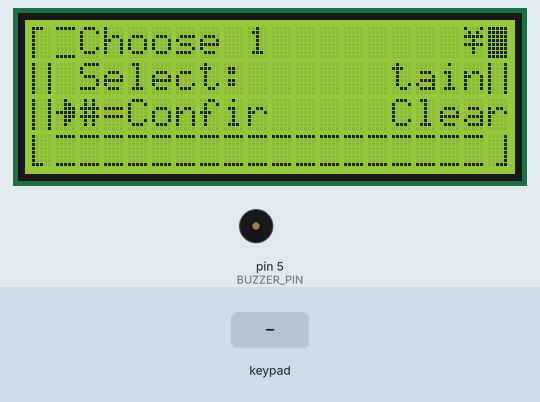
A sketch run on a simulated Arduino Uno, built with avr-gcc and run on an emulated ATmega328P. Parts: 20×4 character LCD, buzzer (waves = sounding). The test bench sets the inputs (shaded band). What the sketch prints to the serial monitor is not drawn.

Above: at 0.83 s.
1.5 s: keypad keys 0 1 2 3 # pressed 0.4 s apart
At 4.3 s:
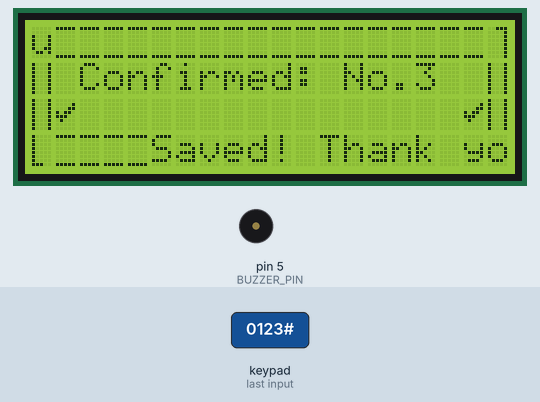
5.0 s: key '1' pressed
At 6.3 s:
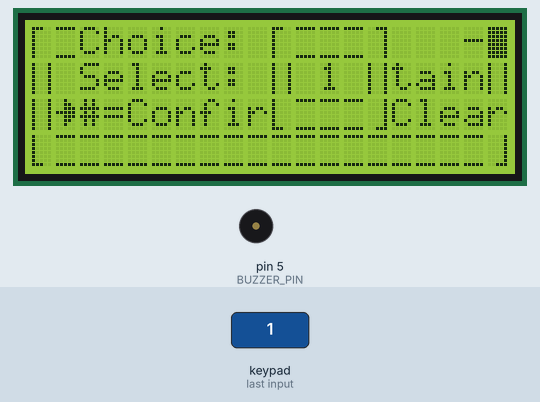
7.3 s: key '0' pressed
At 8.58 s:
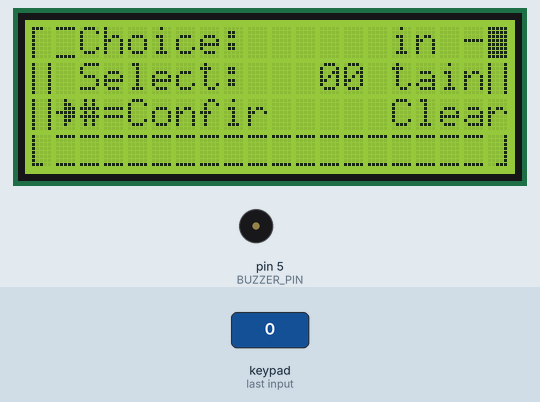
9.5 s: key '#' pressed
At 10.5 s:
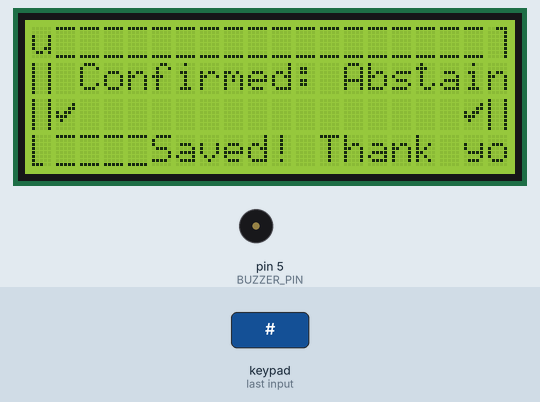
11.6 s: keypad keys 4 5 6 7 # pressed 0.4 s apart
At 12.85 s:
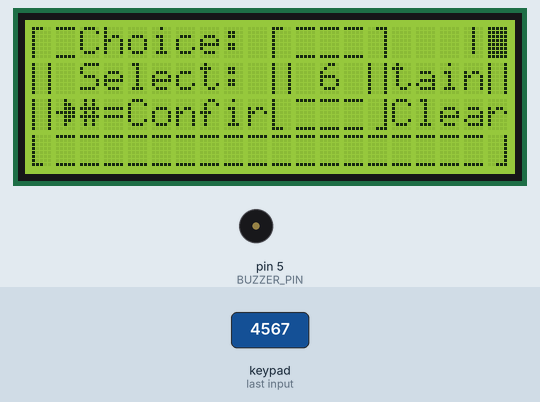
Timing chart, 0 to 15.4 s (numbered marks = the images above; inputs shaded):
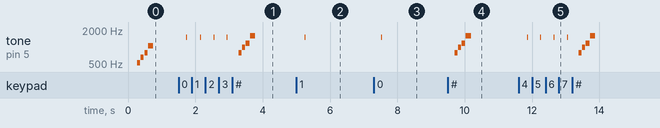

The sketch:

arduino.ino
```cpp
/*
  UNO + LCD 20x4 I2C (HW-061) + Keypad 4x4 via PCF8574 (I2C) + Buzzer "Arcade" SFX
  - 0..9 เลือก, '*'=ล้าง (เสียงลง), '#'=ยืนยัน (แฟนแฟร์ 4 โน้ต)
  - A/B/C/D = คลิกโทนสูง
  - ยืนยันแล้วส่ง "CF:X" ทาง Serial (ไป ESP32/PC)
  - ไม่มี thermal printer

  Wiring:
    I2C: A4=SDA, A5=SCL → LCD(0x27/0x3F) + PCF8574(keypad=0x20)
    Buzzer (2 ขา):
      Passive piezo: + → D5 (ผ่าน R 100–220Ω แนะนำ), − → GND
      Active buzzer : + → D5 (ตั้ง BUZZER_PASSIVE เป็น 0),       − → GND
*/

#include <Wire.h>
#include <LiquidCrystal_I2C.h>
#include <Keypad.h>
#include <Keypad_I2C.h>

// ===== BUZZER CONFIG =====
#define BUZZER_PIN     5      // D5
#define BUZZER_PASSIVE 1      // 1=Passive piezo (tone/noTone), 0=Active buzzer (on/off)

// ===== I2C addresses =====
#define LCD_ADDR     0x27
#define KEYPAD_ADDR  0x20

LiquidCrystal_I2C lcd(LCD_ADDR, 20, 4);

// ===== Keypad map 4x4 =====
const byte ROWS = 4, COLS = 4;
char keys[ROWS][COLS] = {
  {'1','2','3','A'},
  {'4','5','6','B'},
  {'7','8','9','C'},
  {'*','0','#','D'}
};
byte rowPins[ROWS] = {0,1,2,3}; // PCF8574 P0..P3 = ROW0..ROW3
byte colPins[COLS] = {4,5,6,7}; // PCF8574 P4..P7 = COL0..COL3
Keypad_I2C kpd( makeKeymap(keys), rowPins, colPins, ROWS, COLS, KEYPAD_ADDR );

// ===== State/UI =====
enum Page { PAGE_VOTE, PAGE_CONFIRM };
Page page = PAGE_VOTE;
int  currentChoice = -1;           // -1=ยังไม่เลือก, 0=งด, 1..9=ผู้สมัคร
unsigned long confirmUntil = 0;    // แสดงหน้า Confirm แบบ non-blocking

// ===== CGRAM icons =====
byte I_TL[8]  = {B11100,B10000,B10000,B10000,B10000,B10000,B10000,B10000};
byte I_TR[8]  = {B00111,B00001,B00001,B00001,B00001,B00001,B00001,B00001};
byte I_BL[8]  = {B10000,B10000,B10000,B10000,B10000,B10000,B10000,B11100};
byte I_BR[8]  = {B00001,B00001,B00001,B00001,B00001,B00001,B00001,B00111};
byte I_H [8]  = {B11111,B00000,B00000,B00000,B00000,B00000,B00000,B11111};
byte I_V [8]  = {B10001,B10001,B10001,B10001,B10001,B10001,B10001,B10001};
byte I_AR[8]  = {B00100,B00110,B00111,B11111,B00111,B00110,B00100,B00000}; // ▶
byte I_CHK[8] = {B00000,B00001,B00011,B10110,B11100,B01000,B00000,B00000}; // ✓

void loadIcons(){
  lcd.createChar(0, I_TL);
  lcd.createChar(1, I_TR);
  lcd.createChar(2, I_BL);
  lcd.createChar(3, I_BR);
  lcd.createChar(4, I_H );
  lcd.createChar(5, I_V );
  lcd.createChar(6, I_AR);
  lcd.createChar(7, I_CHK);
}

void drawFrame(){
  lcd.clear();
  // มุม
  lcd.setCursor(0,0);  lcd.write((byte)0);
  lcd.setCursor(19,0); lcd.write((byte)1);
  lcd.setCursor(0,3);  lcd.write((byte)2);
  lcd.setCursor(19,3); lcd.write((byte)3);
  // ขอบบน/ล่าง
  for(int x=1;x<19;x++){
    lcd.setCursor(x,0); lcd.write((byte)4);
    lcd.setCursor(x,3); lcd.write((byte)4);
  }
  // ขอบซ้าย/ขวา
  for(int y=1;y<3;y++){
    lcd.setCursor(0,y);  lcd.write((byte)5);
    lcd.setCursor(19,y); lcd.write((byte)5);
  }
}

// ===== UI positions =====
const uint8_t POS_SPINNER_X = 18, POS_SPINNER_Y = 0; // มุมขวาบน
const uint8_t POS_ARROW_X   = 1,  POS_ARROW_Y   = 2; // ▶
const uint8_t POS_HINT_X    = 2,  POS_HINT_Y    = 2; // "#=Confirm  *=Clear"
const uint8_t POS_TITLE_X   = 2,  POS_TITLE_Y   = 1; // "Select:"
const uint8_t BOX_LEFT_X    = 10;                    // กล่องเลข [n]
const uint8_t BOX_TOP_Y     = 0;

// ===== Anim (non-blocking) =====
const char spinFrames[4] = {'|','/','-','\\'};
uint8_t spinIdx = 0;
unsigned long lastSpinMs = 0;
const unsigned long SPIN_MS = 160;

bool boxOn = true;
unsigned long lastBlinkMs = 0;
const unsigned long BLINK_MS = 380;

void drawChoiceBox(bool show){
  // เคลียร์พื้นที่ 10..14 x 0..2 ก่อน
  for(uint8_t y=0; y<=2; y++){
    lcd.setCursor(BOX_LEFT_X, BOX_TOP_Y + y);
    lcd.print(F("     "));
  }
  if(currentChoice <= 0){ // 0=งด → "00"
    lcd.setCursor(12,1);
    if(show) lcd.print(F("00"));
    else     lcd.print(F("  "));
    return;
  }
  if(show){
    // วาดกรอบ
    lcd.setCursor(10,0); lcd.write((byte)0);
    for(int x=11;x<=13;x++){ lcd.setCursor(x,0); lcd.write((byte)4); }
    lcd.setCursor(14,0); lcd.write((byte)1);
    lcd.setCursor(10,1); lcd.write((byte)5);
    lcd.setCursor(14,1); lcd.write((byte)5);
    lcd.setCursor(10,2); lcd.write((byte)2);
    for(int x=11;x<=13;x++){ lcd.setCursor(x,2); lcd.write((byte)4); }
    lcd.setCursor(14,2); lcd.write((byte)3);
    // ตัวเลขกลางกล่อง
    lcd.setCursor(12,1); lcd.print(currentChoice);
  }else{
    // โชว์เฉพาะตัวเลข
    lcd.setCursor(12,1); lcd.print(currentChoice);
  }
}

void drawVoteUI_base(){
  loadIcons();
  drawFrame();
  // หัวข้อ + arrow + hint
  lcd.setCursor(POS_TITLE_X, POS_TITLE_Y); lcd.print(F("Select: 0=Abstain"));
  lcd.setCursor(POS_ARROW_X, POS_ARROW_Y); lcd.write((byte)6); // ▶
  lcd.setCursor(POS_HINT_X,  POS_HINT_Y ); lcd.print(F("#=Confirm  *=Clear"));

  // เคอร์เซอร์กระพริบตรงบรรทัดคำสั่ง
  lcd.setCursor(POS_HINT_X, POS_HINT_Y);
  lcd.blink();

  // ข้อความสถานะ
  if(currentChoice < 0){
    lcd.setCursor(2,0); lcd.print(F("Choose 1..9     "));
  }else if(currentChoice == 0){
    lcd.setCursor(2,0); lcd.print(F("Choice: Abstain "));
  }else{
    lcd.setCursor(2,0); lcd.print(F("Choice:         "));
  }
  drawChoiceBox(currentChoice >= 0 ? true : false);

  // รีเซ็ตอนิเมชัน
  spinIdx = 0; lastSpinMs = millis();
  boxOn = true; lastBlinkMs = millis();
  lcd.setCursor(POS_SPINNER_X, POS_SPINNER_Y); lcd.print(spinFrames[spinIdx]);
}

void animateDuringSelect(){
  unsigned long now = millis();
  // spinner
  if(now - lastSpinMs >= SPIN_MS){
    lastSpinMs = now;
    spinIdx = (spinIdx + 1) & 0x03;
    lcd.setCursor(POS_SPINNER_X, POS_SPINNER_Y);
    lcd.print(spinFrames[spinIdx]);
  }
  // blink กล่องเลข
  if(currentChoice >= 0 && now - lastBlinkMs >= BLINK_MS){
    lastBlinkMs = now;
    boxOn = !boxOn;
    drawChoiceBox(boxOn);
  }
}

void drawConfirmUI(){
  lcd.noBlink();
  loadIcons();
  drawFrame();
  lcd.setCursor(2,1); lcd.print(F("Confirmed:"));
  if(currentChoice==0){
    lcd.setCursor(13,1); lcd.print(F("Abstain"));
  }else{
    lcd.setCursor(13,1); lcd.print(F("No."));
    lcd.print(currentChoice);
  }
  lcd.setCursor(1,2);  lcd.write((byte)7); // ✓
  lcd.setCursor(18,2); lcd.write((byte)7);
  lcd.setCursor(5,3);  lcd.print(F("Saved! Thank you"));
}

/* ===== BUZZER SFX (Arcade pack) ===== */
class BuzzerSFX {
public:
  void init(){
    pinMode(BUZZER_PIN, OUTPUT);
    digitalWrite(BUZZER_PIN, LOW);
    seq = nullptr; count = idx = phase = 0; phaseEnd = 0;
  }

  // ชุดเสียงพร้อมใช้ (ใช้จำนวนสมาชิกแบบ fixed เพื่อหลบ sizeof กับ incomplete type)
  void playBoot()      { start(SEQ_BOOT,    4); } // jingle เปิดเครื่อง
  void playClick()     { start(SEQ_CLICK,   1); } // คลิกปกติ
  void playClickHi()   { start(SEQ_CLICK_HI,1); } // คลิกโทนสูง
  void playBack()      { start(SEQ_BACK,    2); } // ย้อน/ล้าง
  void playError()     { start(SEQ_ERROR,   3); } // ผิดเงื่อนไข
  void playConfirm()   { start(SEQ_CONFIRM, 2); } // ยืนยันสั้น
  void playFanfare()   { start(SEQ_FANFARE, 4); } // แฟนแฟร์ 4 โน้ต

  void update(){
    if(!seq || idx>=count) return;
    unsigned long now = millis();
    const Step &st = seq[idx];

    if(phase==0){ // start ON
#if BUZZER_PASSIVE
      if(st.freq==0) noTone(BUZZER_PIN); else tone(BUZZER_PIN, st.freq);
#else
      digitalWrite(BUZZER_PIN, HIGH);
#endif
      phase = 1; phaseEnd = now + st.dur; return;
    }
    if(phase==1 && (long)(now - phaseEnd) >= 0){ // end ON -> GAP
#if BUZZER_PASSIVE
      noTone(BUZZER_PIN);
#else
      digitalWrite(BUZZER_PIN, LOW);
#endif
      phase = 2; phaseEnd = now + st.gap; return;
    }
    if(phase==2 && (long)(now - phaseEnd) >= 0){ // next step / done
      idx++; phase = 0;
      if(idx>=count){ seq = nullptr; }
    }
  }

private:
  struct Step { uint16_t freq; uint16_t dur; uint16_t gap; }; // ms

  // โน้ต (Hz)
  enum {
    N_C5=523, N_D5=587, N_E5=659, N_F5=698, N_G5=784, N_A5=880, N_B5=988,
    N_C6=1047, N_D6=1175, N_E6=1319, N_F6=1397, N_G6=1568, N_A6=1760
  };

  // ลิสต์เอฟเฟกต์ (ประกาศขนาดชัดเจน)
  static const Step SEQ_BOOT[4];      // C5-E5-G5-C6
  static const Step SEQ_CLICK[1];     // ติ๊กสั้นกลาง
  static const Step SEQ_CLICK_HI[1];  // ติ๊กสั้นสูง
  static const Step SEQ_BACK[2];      // สูงลงต่ำ
  static const Step SEQ_ERROR[3];     // ลดหลั่น 3 จังหวะ
  static const Step SEQ_CONFIRM[2];   // ติ๊ง-ติง
  static const Step SEQ_FANFARE[4];   // G5–B5–D6–G6

  const Step* seq; uint8_t count, idx, phase; unsigned long phaseEnd;

  void start(const Step* s, uint8_t n){ seq = s; count = n; idx = 0; phase = 0; phaseEnd = 0; }
};

// นิยามโน้ตจริง ๆ
const BuzzerSFX::Step BuzzerSFX::SEQ_BOOT[4]     = { {BuzzerSFX::N_C5,90,15},{BuzzerSFX::N_E5,90,15},{BuzzerSFX::N_G5,90,15},{BuzzerSFX::N_C6,150,0} };
const BuzzerSFX::Step BuzzerSFX::SEQ_CLICK[1]    = { {1500,25, 8} };
const BuzzerSFX::Step BuzzerSFX::SEQ_CLICK_HI[1] = { {1900,18, 5} };
const BuzzerSFX::Step BuzzerSFX::SEQ_BACK[2]     = { {BuzzerSFX::N_E5,70,15},{BuzzerSFX::N_C5,110,0} };
const BuzzerSFX::Step BuzzerSFX::SEQ_ERROR[3]    = { {400,140,35},{320,140,35},{250,180,0} };
const BuzzerSFX::Step BuzzerSFX::SEQ_CONFIRM[2]  = { {BuzzerSFX::N_A5,120,25},{BuzzerSFX::N_C6,140,0} };
const BuzzerSFX::Step BuzzerSFX::SEQ_FANFARE[4]  = { {BuzzerSFX::N_G5,90,15},{BuzzerSFX::N_B5,90,15},{BuzzerSFX::N_D6,110,15},{BuzzerSFX::N_G6,160,0} };

BuzzerSFX buzzer;  // อินสแตนซ์เดียว

// ===== Hook: เรียกเมื่อยืนยัน =====
void onConfirmVote(int choice){
  Serial.print(F("CF:")); Serial.println(choice);  // ส่งให้ ESP32/PC
  buzzer.playFanfare();                             // แฟนแฟร์ 4 โน้ต
}

// ============ SETUP / LOOP ============
void setup(){
  Wire.begin();                 // UNO: SDA=A4, SCL=A5
  Serial.begin(115200);

  lcd.init(); lcd.backlight();

  buzzer.init();
  buzzer.playBoot();            // jingle เปิดเครื่อง

  page = PAGE_VOTE;
  currentChoice = -1;
  drawVoteUI_base();

  kpd.begin( makeKeymap(keys) );
  kpd.setDebounceTime(25);
  kpd.setHoldTime(500);
}

void loop(){
  // อ่านคีย์
  char k = kpd.getKey();
  if(k){
    if(k>='0' && k<='9'){
      currentChoice = k - '0';
      drawVoteUI_base();
      buzzer.playClick();                 // เสียงคลิกตอนกดเลข
    } else if(k=='*'){
      if(currentChoice>=0) buzzer.playBack();  // ล้างค่า -> เสียงย้อน
      currentChoice = -1;
      drawVoteUI_base();
    } else if(k=='#'){
      if(currentChoice >= 0){
        page = PAGE_CONFIRM;
        drawConfirmUI();
        onConfirmVote(currentChoice);          // ส่ง CF:X + แฟนแฟร์
        confirmUntil = millis() + 1000UL;      // โชว์หน้า Confirm 1 วินาที (non-blocking)
        currentChoice = -1;                    // เคลียร์ตัวเลือกทันที
      }else{
        buzzer.playError();                    // ยังไม่เลือกแต่กดยืนยัน
      }
    } else {
      // A/B/C/D → คลิกโทนสูง
      buzzer.playClickHi();
    }
  }

  // อนิเมชัน + จัดการหน้า Confirm non-blocking + อัปเดตเสียง
  if(page == PAGE_VOTE) animateDuringSelect();
  if(page == PAGE_CONFIRM && (long)(millis() - confirmUntil) >= 0){
    page = PAGE_VOTE;
    drawVoteUI_base();
  }
  buzzer.update();
}
```

Measured:
- after the input at 1.5 s, tone on pin 5 (BUZZER_PIN): plays 1500 Hz for 0.02 s, 1500 Hz for 0.02 s, 1500 Hz for 0.02 s, 1500 Hz for 0.02 s, 784 Hz for 0.09 s, 988 Hz for 0.09 s … (8 notes in this stretch), starting after 0.23 s; the display: first changes after 0.25 s (image 1 shows a later state)
- after the input at 5.0 s, tone on pin 5 (BUZZER_PIN): silent → 1500 Hz after 0.24 s, → silent 0.02 s later; the display: first changes after 0.27 s (image 2 shows a later state)
- after the input at 7.3 s, tone on pin 5 (BUZZER_PIN): silent → 1500 Hz after 0.23 s, → silent 0.03 s later; the display: first changes after 0.23 s (image 3 shows a later state)
- after the input at 9.5 s, tone on pin 5 (BUZZER_PIN): plays 784 Hz for 0.09 s, 988 Hz for 0.09 s, 1175 Hz for 0.11 s, 1568 Hz for 0.16 s, starting after 0.20 s
- after the input at 11.6 s, tone on pin 5 (BUZZER_PIN): plays 1500 Hz for 0.02 s, 1500 Hz for 0.02 s, 1500 Hz for 0.02 s, 1500 Hz for 0.02 s, 784 Hz for 0.09 s, 988 Hz for 0.09 s … (8 notes in this stretch), starting after 0.25 s; the display: first changes after 0.30 s (image 5 shows a later state)
- by itself, tone on pin 5 (BUZZER_PIN): plays 523 Hz for 0.09 s, 659 Hz for 0.09 s, 784 Hz for 0.09 s, 1047 Hz for 0.15 s
- what the display in image 1 shows lasts 1.2 s, from 3.3 s to 4.5 s
